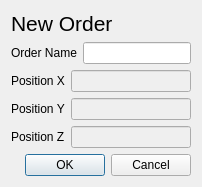
<?xml version="1.0" encoding="UTF-8"?>
<ui version="4.0">
 <class>OrderDialog</class>
 <widget class="QDialog" name="OrderDialog">
  <property name="windowModality">
   <enum>Qt::ApplicationModal</enum>
  </property>
  <property name="geometry">
   <rect>
    <x>0</x>
    <y>0</y>
    <width>400</width>
    <height>200</height>
   </rect>
  </property>
  <property name="sizePolicy">
   <sizepolicy hsizetype="Fixed" vsizetype="Fixed">
    <horstretch>1</horstretch>
    <verstretch>1</verstretch>
   </sizepolicy>
  </property>
  <property name="minimumSize">
   <size>
    <width>400</width>
    <height>200</height>
   </size>
  </property>
  <property name="windowTitle">
   <string>Dialog</string>
  </property>
  <property name="modal">
   <bool>true</bool>
  </property>
  <layout class="QVBoxLayout" name="verticalLayout_2">
   <property name="sizeConstraint">
    <enum>QLayout::SetFixedSize</enum>
   </property>
   <item>
    <layout class="QVBoxLayout" name="verticalLayout">
     <property name="sizeConstraint">
      <enum>QLayout::SetFixedSize</enum>
     </property>
     <item>
      <widget class="QLabel" name="label_5">
       <property name="font">
        <font>
         <pointsize>16</pointsize>
        </font>
       </property>
       <property name="text">
        <string>New Order</string>
       </property>
      </widget>
     </item>
     <item>
      <layout class="QHBoxLayout" name="horizontalLayout" stretch="1,3">
       <item>
        <widget class="QLabel" name="label">
         <property name="text">
          <string>Order Name</string>
         </property>
        </widget>
       </item>
       <item>
        <widget class="QLineEdit" name="le_order_name"/>
       </item>
      </layout>
     </item>
     <item>
      <layout class="QHBoxLayout" name="horizontalLayout_2" stretch="1,3">
       <item>
        <widget class="QLabel" name="label_2">
         <property name="text">
          <string>Position X</string>
         </property>
        </widget>
       </item>
       <item>
        <widget class="QLineEdit" name="le_pos_x">
         <property name="enabled">
          <bool>false</bool>
         </property>
        </widget>
       </item>
      </layout>
     </item>
     <item>
      <layout class="QHBoxLayout" name="horizontalLayout_3" stretch="1,3">
       <item>
        <widget class="QLabel" name="label_3">
         <property name="text">
          <string>Position Y</string>
         </property>
        </widget>
       </item>
       <item>
        <widget class="QLineEdit" name="le_pos_y">
         <property name="enabled">
          <bool>false</bool>
         </property>
        </widget>
       </item>
      </layout>
     </item>
     <item>
      <layout class="QHBoxLayout" name="horizontalLayout_4" stretch="1,3">
       <item>
        <widget class="QLabel" name="label_4">
         <property name="text">
          <string>Position Z</string>
         </property>
        </widget>
       </item>
       <item>
        <widget class="QLineEdit" name="le_pos_z">
         <property name="enabled">
          <bool>false</bool>
         </property>
        </widget>
       </item>
      </layout>
     </item>
     <item>
      <widget class="QDialogButtonBox" name="buttonBox">
       <property name="standardButtons">
        <set>QDialogButtonBox::Cancel|QDialogButtonBox::Ok</set>
       </property>
      </widget>
     </item>
    </layout>
   </item>
  </layout>
 </widget>
 <resources/>
 <connections/>
</ui>
